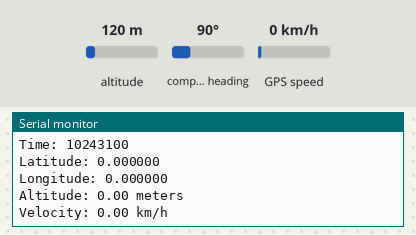
This program was run on a simulated Arduino Uno, built with avr-gcc and run on an emulated ATmega328P. Shown: the last lines printed to the serial monitor. The test bench sets the inputs (shaded band); at power-on: altitude 120 m, GPS speed 0 km/h, compass heading 90°. The GPS gets a fix after 3 s at 37.7749, -122.4194 with 8 satellites.

Above: at 1.2 s.
1.3 s: altitude set to 250 m
At 1.3 s:
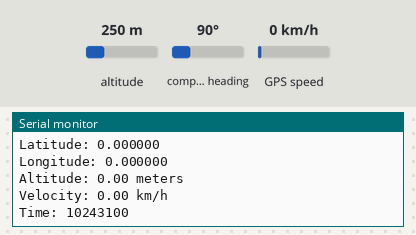
2.8 s: GPS speed set to 2 km/h
At 3.6 s:
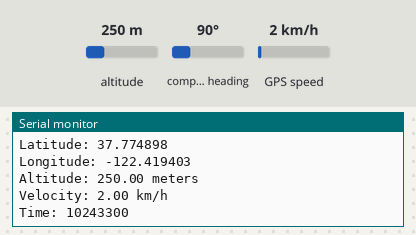
4.3 s: altitude set to 20 m
At 4.3 s:
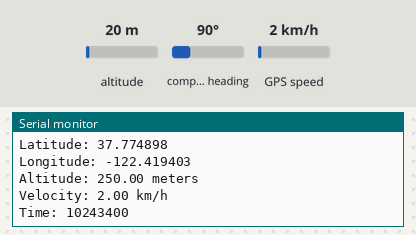
Timing chart, 0 to 7.3 s (numbered marks = the images above; inputs shaded):
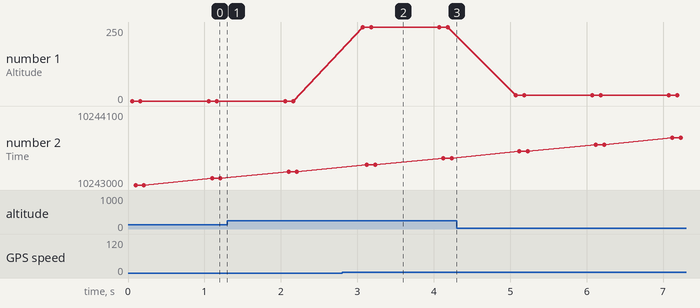

Measured:
- after the input at 2.8 s, the serial monitor: prints a new line after 0.30 s (image 2)
- plotted number 1: 250 → 20 after the input at 4.3 s

The program:

main.cpp
```cpp
/*#include <Wire.h>
#include<Arduino.h>
const int MPU_ADDR = 0x68; // I2C address of the MPU-6050
int16_t AcX, AcY, AcZ, Tmp, GyX, GyY, GyZ;

void setup() {
   Serial.begin(115200);
   Wire.begin(21, 22, 100000); // sda, scl, clock speed
   Wire.beginTransmission(MPU_ADDR);
   Wire.write(0x6B);  // PWR_MGMT_1 register
   Wire.write(0);     // set to zero (wakes up the MPU−6050)
   Wire.endTransmission(true);
   Serial.println("Setup complete");
}

void loop() {
   Wire.beginTransmission(MPU_ADDR);
   Wire.write(0x3B);  // starting with register 0x3B (ACCEL_XOUT_H)
   Wire.endTransmission(false);
   Wire.requestFrom(MPU_ADDR, 14, true); // request a total of 14 registers
   AcX = Wire.read() << 8 | Wire.read(); // 0x3B (ACCEL_XOUT_H) & 0x3C (ACCEL_XOUT_L)
   AcY = Wire.read() << 8 | Wire.read(); // 0x3D (ACCEL_YOUT_H) & 0x3E (ACCEL_YOUT_L)
   AcZ = Wire.read() << 8 | Wire.read(); // 0x3F (ACCEL_ZOUT_H) & 0x40 (ACCEL_ZOUT_L)
   Tmp = Wire.read() << 8 | Wire.read(); // 0x41 (TEMP_OUT_H) &  0x42 (TEMP_OUT_L)
   GyX = Wire.read() << 8 | Wire.read(); // 0x43 (GYRO_XOUT_H) & 0x44 (GYRO_XOUT_L)
   GyY = Wire.read() << 8 | Wire.read(); // 0x45 (GYRO_YOUT_H) & 0x46 (GYRO_YOUT_L)
   GyZ = Wire.read() << 8 | Wire.read(); // 0x47 (GYRO_ZOUT_H) & 0x48 (GYRO_ZOUT_L)

   float accel_x = AcX / 16384.0;
   float accel_y = AcY / 16384.0;
   float accel_z = AcZ / 16384.0;
   float temperature = (Tmp / 340.0) + 36.53;
   float gyro_x = GyX / 131.0;
   float gyro_y = GyY / 131.0;
   float gyro_z = GyZ / 131.0;

   Serial.print("Accel: ");
   Serial.print(accel_x);
   Serial.print(", ");
   Serial.print(accel_y);
   Serial.print(", ");
   Serial.print(accel_z);
   Serial.print(", Temp: ");
   Serial.print(temperature);
   Serial.print(", Gyro: ");
   Serial.print(gyro_x);
   Serial.print(", ");
   Serial.print(gyro_y);
   Serial.print(", ");
   Serial.print(gyro_z);
   Serial.println();
}
*/
#include<Arduino.h>
/*#include"_motors.h"

int count = 0;

void setup(){
   Serial.begin(9600);
}

void loop(){
   ServoController *obj = new ServoController();
   for(int count = 0; count < 180; count++){
      obj -> moveToAngleFL(count);
      obj -> moveToAngleFR(count);
      obj -> moveToAngleRL(count);
      obj -> moveToAngleRR(count);
   }

   delete obj;
}*/

/*
#include <Arduino.h>
#include "MotorController.h"

MotorController motor(2);  // Create a MotorController object with throttlePin = 2

void setup() {
   Serial.begin(9600);
   motor.begin();
}

void loop() {
  // Set motor speed using throttle input (0 - 180)
  int throttleInput = 90;  // Example throttle input (change this as needed)
  for(int i = 0; i < 180;i++){
      motor.setThrottle(i);
  }

  for(int i = 180; i > 0;i--){
      motor.setThrottle(i);
  }

  delay(1000);  // Delay for 1 second

  // Stop the motor
  motor.stop();

}*/

#include <Arduino.h>
#include "gps.h"

// GPS module connection pins
const int gpsRxPin = 2;
const int gpsTxPin = 3;

GPSModule gpsModule(gpsRxPin, gpsTxPin);

void setup() {
  Serial.begin(9600);
  gpsModule.begin();
}

void loop() {
  if (gpsModule.update()) {
    double latitude = gpsModule.getLatitude();
    double longitude = gpsModule.getLongitude();
    double altitude = gpsModule.getAltitude();
    double velocity = gpsModule.getVelocity();
    unsigned long time = gpsModule.getTime();

    // Print the GPS data
    Serial.print("Latitude: ");
    Serial.println(latitude, 6);

    Serial.print("Longitude: ");
    Serial.println(longitude, 6);

    Serial.print("Altitude: ");
    Serial.print(altitude);
    Serial.println(" meters");

    Serial.print("Velocity: ");
    Serial.print(velocity);
    Serial.println(" km/h");

    Serial.print("Time: ");
    Serial.println(time);
  }
}
```

MotorController.cpp
```cpp
#include "MotorController.h"

MotorController::MotorController(int pin) {
  throttlePin = pin;

}

void MotorController::begin() {
  esc.attach(throttlePin);  // Attach the ESC control signal to the specified pin

}

void MotorController::setThrottle(int throttleValue) {
  int mappedValue = map(throttleValue, 0, 180, 1000, 2000);  // Map throttle value to pulse width range
  esc.writeMicroseconds(mappedValue);  // Set the motor speed by adjusting the pulse width
  Serial.println(mappedValue);
}

void MotorController::stop() {
  esc.writeMicroseconds(1500);  // Stop the motor (neutral position)
}

int MotorController::map(int value, int fromLow, int fromHigh, int toLow, int toHigh) {
  // Check if the value is within the input range
  if (value <= fromLow) {
    return toLow;
  }
  else if (value >= fromHigh) {
    return toHigh;
  }

  // Calculate the scaled value
  long mappedValue = (long)(value - fromLow) * (toHigh - toLow) / (fromHigh - fromLow) + toLow;

  // Return the mapped value as an integer
  return (int)mappedValue;
}
```

MotorController.h
```cpp
#ifndef MOTORCONTROLLER_H
#define MOTORCONTROLLER_H

#include <Servo.h>
#include<Arduino.h>

class MotorController {
private:
  Servo esc;  // Create a Servo object
  int throttlePin;  // Digital pin connected to ESC control signal
private:
  int map(int value, int fromLow, int fromHigh, int toLow, int toHigh);

public:
  MotorController(int pin);
  void begin();
  void setThrottle(int throttleValue);
  void stop();
};

#endif
```

_motors.cpp
```cpp
#include "_motors.h"

ServoController::ServoController() {
  servo_1.attach(servo_pin1); // start servo control
  servo_2.attach(servo_pin2);
  servo_3.attach(servo_pin3);
  servo_4.attach(servo_pin4);
}

void ServoController::moveToAngleFL(int angle) {
  servo_1.write(angle);
  delay(15);
}

void ServoController::moveToAngleFR(int angle) {
  servo_2.write(angle);
  delay(15);
}

void ServoController::moveToAngleRL(int angle) {
  servo_3.write(angle);
  delay(15);
}

void ServoController::moveToAngleRR(int angle) {
  servo_4.write(angle);
  delay(15);
}
```

_motors.h
```cpp
#ifndef SERVOCONTROLLER_H
#define SERVOCONTROLLER_H

#include<Arduino.h>
#include <Servo.h>

class ServoController {
    public:
        ServoController();
    public:
        void moveToAngleFL(int angle);
        void moveToAngleFR(int angle);
        void moveToAngleRL(int angle);
        void moveToAngleRR(int angle);

private:
    Servo servo_1;
    Servo servo_2; // servo controller (multiple can exist)
    Servo servo_3; // servo controller (multiple can exist)
    Servo servo_4; // servo controller (multiple can exist)

    int servo_pin1 = 3; // PWM pin for servo control
    int servo_pin2 = 2;
    int servo_pin3 = 6;
    int servo_pin4 = 5;
};

#endif  // SERVOCONTROLLER_H
```

gps.cpp
```cpp
#include "gps.h"

GPSModule::GPSModule(int rxPin, int txPin) : gpsSerial(rxPin, txPin) {}

void GPSModule::begin() {
  gpsSerial.begin(9600);
}

bool GPSModule::update() {
  while (gpsSerial.available()) {
    if (gps.encode(gpsSerial.read())) {
      return true;
    }
  }
  return false;
}

double GPSModule::getLatitude() {
  return gps.location.lat();
}

double GPSModule::getLongitude() {
  return gps.location.lng();
}

double GPSModule::getAltitude() {
  return gps.altitude.meters();
}

double GPSModule::getVelocity() {
  return gps.speed.kmph();
}

unsigned long GPSModule::getTime() {
  return gps.time.value();
}
```

gps.h
```cpp
#ifndef GPSMODULE_H
#define GPSMODULE_H

#include <SoftwareSerial.h>
#include <TinyGPS++.h>

class GPSModule {
private:
  SoftwareSerial gpsSerial;
  TinyGPSPlus gps;

public:
  GPSModule(int rxPin, int txPin);
  void begin();
  bool update();
  double getLatitude();
  double getLongitude();
  double getAltitude();
  double getVelocity();
  unsigned long getTime();
};

#endif
```
